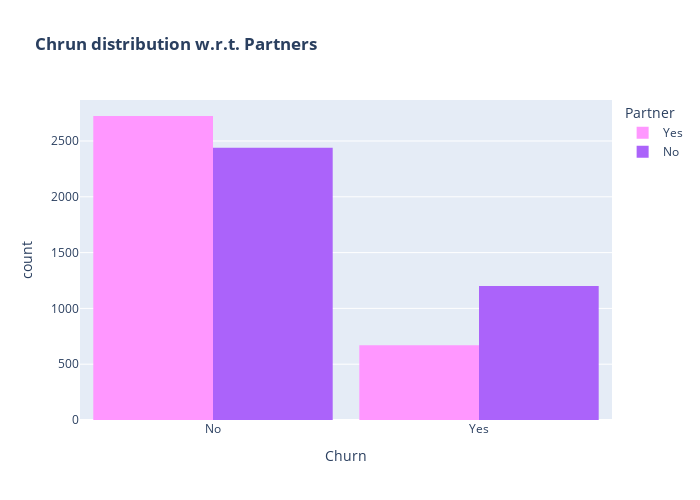

The code cell stored with this chart in its notebook:
### Markdown cell above
Customers without dependents are more likely to churn

### Code cell
color_map = {"Yes": "#FF97FF", "No": "#AB63FA"}
fig = px.histogram(df, x="Churn", color="Partner", barmode="group", title="<b>Chrun distribution w.r.t. Partners</b>", color_discrete_map=color_map)
fig.update_layout(width=700, height=500, bargap=0.1)
fig.show()

### Figure 1 — Plotly figure (JSON) as saved in the notebook; plotly's stock layout.template omitted (floating-point values rounded to 4 significant figures; data arrays with more than 128 entries replaced by an {"elided": "..."} marker saying what was removed)
{"data": [{"alignmentgroup": "True", "bingroup": "x", "hovertemplate": "Partner=Yes<br>Churn=%{x}<br>count=%{y}<extra></extra>", "legendgroup": "Yes", "marker": {"color": "#FF97FF", "pattern": {"shape": ""}}, "name": "Yes", "offsetgroup": "Yes", "orientation": "v", "showlegend": true, "type": "histogram", "x": {"elided": "3393 str values"}, "xaxis": "x", "yaxis": "y"}, {"alignmentgroup": "True", "bingroup": "x", "hovertemplate": "Partner=No<br>Churn=%{x}<br>count=%{y}<extra></extra>", "legendgroup": "No", "marker": {"color": "#AB63FA", "pattern": {"shape": ""}}, "name": "No", "offsetgroup": "No", "orientation": "v", "showlegend": true, "type": "histogram", "x": {"elided": "3639 str values"}, "xaxis": "x", "yaxis": "y"}], "layout": {"bargap": 0.1, "barmode": "group", "height": 500, "legend": {"title": {"text": "Partner"}, "tracegroupgap": 0}, "title": {"text": "<b>Chrun distribution w.r.t. Partners</b>"}, "width": 700, "xaxis": {"anchor": "y", "domain": [0, 1], "title": {"text": "Churn"}}, "yaxis": {"anchor": "x", "domain": [0, 1], "title": {"text": "count"}}}}
